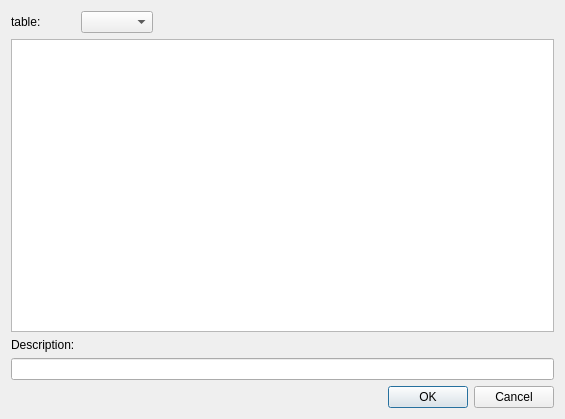
<?xml version="1.0" encoding="UTF-8"?>
<ui version="4.0">
 <class>CreateRequestDialog</class>
 <widget class="QDialog" name="CreateRequestDialog">
  <property name="geometry">
   <rect>
    <x>0</x>
    <y>0</y>
    <width>565</width>
    <height>419</height>
   </rect>
  </property>
  <property name="windowTitle">
   <string>Dialog</string>
  </property>
  <layout class="QGridLayout" name="gridLayout">
   <item row="1" column="0" colspan="3">
    <widget class="QTableView" name="tableView">
     <attribute name="horizontalHeaderStretchLastSection">
      <bool>true</bool>
     </attribute>
    </widget>
   </item>
   <item row="4" column="0" colspan="3">
    <widget class="QDialogButtonBox" name="buttonBox">
     <property name="orientation">
      <enum>Qt::Horizontal</enum>
     </property>
     <property name="standardButtons">
      <set>QDialogButtonBox::Cancel|QDialogButtonBox::Ok</set>
     </property>
    </widget>
   </item>
   <item row="0" column="1">
    <widget class="QComboBox" name="comboBox"/>
   </item>
   <item row="2" column="0">
    <widget class="QLabel" name="label_2">
     <property name="text">
      <string>Description:</string>
     </property>
    </widget>
   </item>
   <item row="0" column="0">
    <widget class="QLabel" name="label">
     <property name="text">
      <string>table:</string>
     </property>
    </widget>
   </item>
   <item row="0" column="2">
    <spacer name="horizontalSpacer">
     <property name="orientation">
      <enum>Qt::Horizontal</enum>
     </property>
     <property name="sizeHint" stdset="0">
      <size>
       <width>40</width>
       <height>20</height>
      </size>
     </property>
    </spacer>
   </item>
   <item row="3" column="0" colspan="3">
    <widget class="QLineEdit" name="txtDescription"/>
   </item>
  </layout>
 </widget>
 <resources/>
 <connections>
  <connection>
   <sender>buttonBox</sender>
   <signal>accepted()</signal>
   <receiver>CreateRequestDialog</receiver>
   <slot>accept()</slot>
   <hints>
    <hint type="sourcelabel">
     <x>248</x>
     <y>254</y>
    </hint>
    <hint type="destinationlabel">
     <x>157</x>
     <y>274</y>
    </hint>
   </hints>
  </connection>
  <connection>
   <sender>buttonBox</sender>
   <signal>rejected()</signal>
   <receiver>CreateRequestDialog</receiver>
   <slot>reject()</slot>
   <hints>
    <hint type="sourcelabel">
     <x>316</x>
     <y>260</y>
    </hint>
    <hint type="destinationlabel">
     <x>286</x>
     <y>274</y>
    </hint>
   </hints>
  </connection>
 </connections>
</ui>
